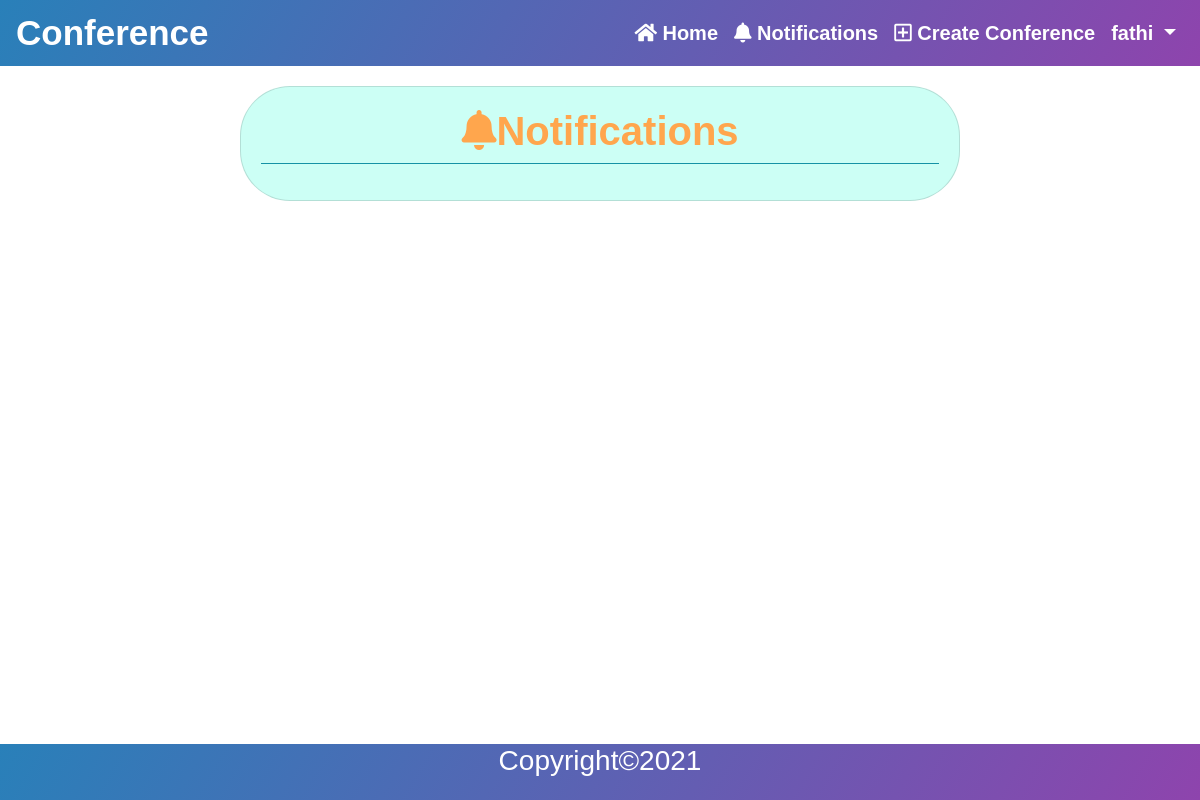
The app's page /notifications/ (signed in), older data.
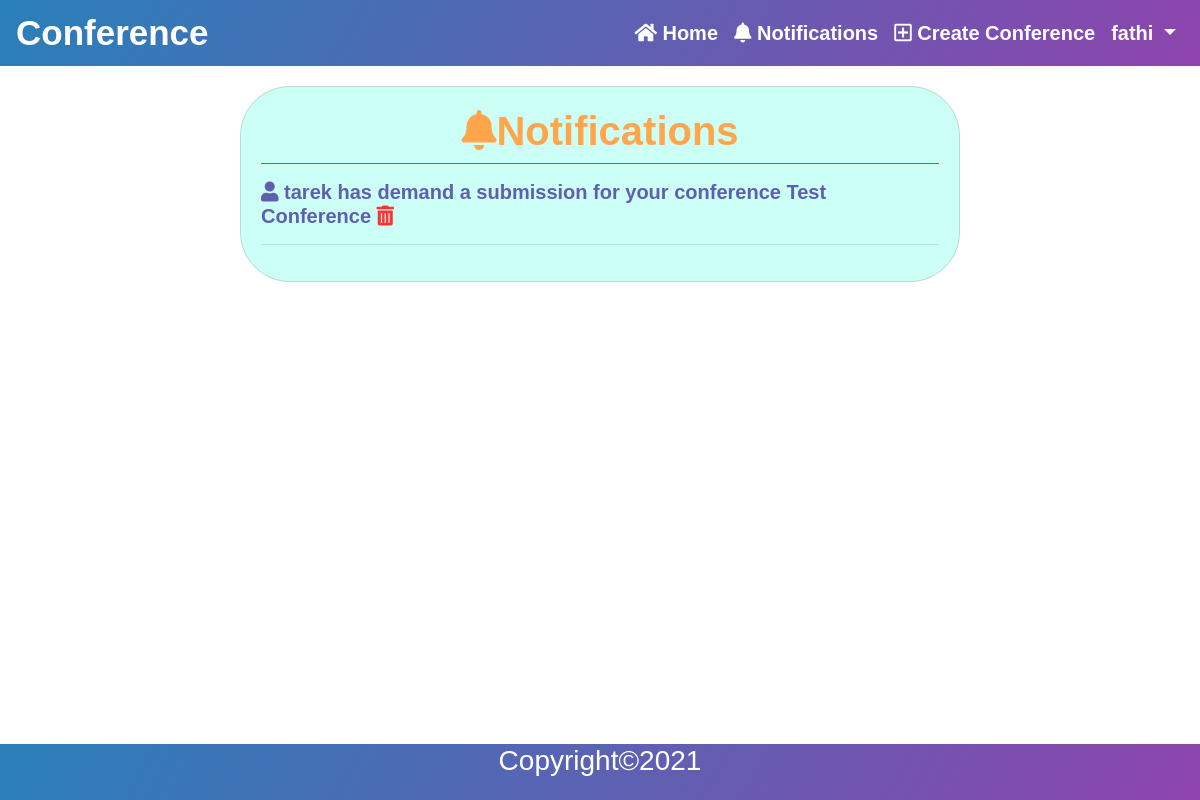
The same page, newer data.
### notifications/models.py (models this page shows)
class Notification(models.Model):
    TYPE = (
        (0, 'New Submission'),
        (1, 'Edited Submission'),
        (2, 'Accept Demand'),
        (3, 'Refuse Demand'),
    )
    type = models.IntegerField(choices=TYPE)
    seen = models.BooleanField(default=False)
    date = models.DateTimeField(auto_now_add=True)
    conference = models.ForeignKey('conferences.Conference', on_delete=models.CASCADE, related_name='conference')
    demand = models.ForeignKey('conferences.Submission', on_delete=models.CASCADE, related_name='demand')
    sender = models.ForeignKey(User, on_delete=models.CASCADE, related_name='from_user')
    receiver = models.ForeignKey(User, on_delete=models.CASCADE, related_name='to_user')

### accounts/models.py (models this page shows, shortened)
class User(AbstractBaseUser):
    email = models.EmailField(verbose_name="email", max_length=254, unique=True)
    username = models.CharField(max_length=50, unique=True)
    first_name = models.CharField(max_length=20)
    last_name = models.CharField(max_length=20)
    date_joined = models.DateTimeField(verbose_name="join date", auto_now_add=True)
    last_login = models.DateTimeField(verbose_name="last login", auto_now=True)
    is_active = models.BooleanField(default=True)
    is_staff = models.BooleanField(default=False)
    is_admin = models.BooleanField(default=False)
    is_superuser = models.BooleanField(default=False)
    USERNAME_FIELD = 'email'
    REQUIRED_FIELDS = ['username', 'first_name', 'last_name']
    objects = UserManager()
    def __str__(self):
        return self.username

### conferences/models.py (models this page shows, shortened)
class Conference(models.Model):
    title = models.CharField(max_length=50)
    description = models.TextField(verbose_name='description')
    place = models.CharField(max_length=50)
    created_date = models.DateTimeField(auto_now_add=True)
    date = models.DateTimeField()
    submission_deadline = models.DateField()
    confirmation_deadline = models.DateField(null=True, blank=True)
    payment_deadline = models.DateField(null=True, blank=True)
    price = models.CharField(max_length=20, null=True, blank=True)
    organizer = models.ForeignKey(User, on_delete=models.RESTRICT)
    def __str__(self):
        return self.title

### notifications/views.py (the view)
# urls.py: path('', views.show_notifications, name='notifications'),
@login_required()
def show_notifications(request):
    notifications = Notification.objects.filter(receiver=request.user).order_by('-date')
    context = {
        'notifications': notifications
    }
    return render(request, 'notifications/notes.html', context)

### notifications/templates/notifications/notes.html (shortened to what this page needs)
{% extends 'base.html' %}
{% load humanize %}
{% block content %}
  <div class="card mb-3" style="max-width: 720px;" id="container">
        <div class="row no-gutters">
            <div class="col-md-12">
                <div class="card-body">
                    <h1 class="notf"><i class="fas fa-bell"></i>Notifications</h1>
                    <hr class="badge-info mt-0 w-30">
                    {% for notification in notifications %}
                        <h5 class="demand">
                            {% if notification.type == 0 %}
                                <i class="fas fa-user"></i> {{ notification.sender }} has demand a submission for your conference {{ notification.conference }} <a href="{% url 'notification_delete' notification.pk %}" ><i class="fas fa-trash-alt" id="delete"></i></a>
                            {% elif notification.type == 2 %}
                                <i class="fas fa-user"></i> {{ notification.sender }} has accepted your demand to submission for {{ notification.conference }} <a href="{% url 'notification_delete' notification.pk %}" ><i class="fas fa-trash-alt" id="delete"></i></a>
                            {% elif notification.type == 3 %}
                                <i class="fas fa-user"></i> {{ notification.sender }} has refused your demand to submission for {{ notification.conference }} <a href="{% url 'notification_delete' notification.pk %}" ><i class="fas fa-trash-alt" id="delete"></i></a>
                            {% endif %}
                            <hr>
                        </h5>
                    {% endfor %}
                </div>
            </div>
        </div>
    </div>
{% endblock %}

Row changes from the older to the newer data that the page shows:
added Notification: sender "tarek", conference "Test Conference"
